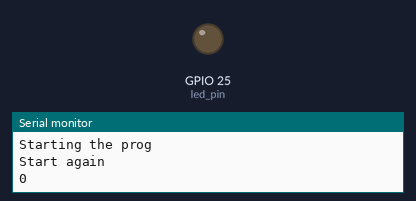
Bench run of a sketch on a simulated ESP32. Parts: output pins drawn as LEDs (lit = HIGH), the last lines printed to the serial monitor.

Above: at 0.1 s.
At 0.7 s:
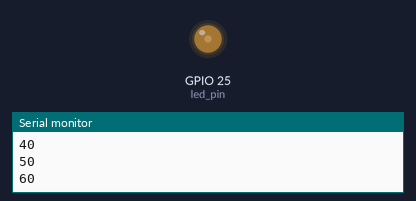
At 1.3 s:
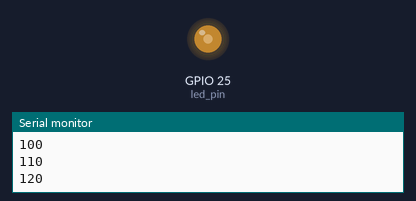
At 2.7 s:
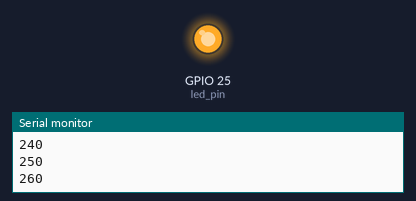
Timing chart, 0 to 4.2 s (numbered marks = the images above):
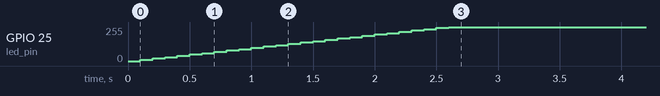

Measured:
- by itself, GPIO 25 (led_pin): moves from 0/255 to 255/255 over 2.5 s

The sketch:

analog_control_led.ino
```cpp
#define led_pin 25

void setup() {
 Serial.println("Starting the prog");
 pinMode(led_pin, OUTPUT);
}

void loop() {
  Serial.println("Start again");

  for(int i=0; i<4945; i+=10)
  {
    analogWrite(led_pin, i);
    Serial.println(i);
    delay(100);
  }

  Serial.println("Done");
}
```
